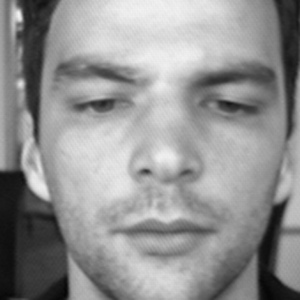
#> input picture Lab - 6 HOG/Mari/BioID_F1_1.jpg, 300 x 300 px, found by its file name; its folder holds only this picture in this run
$ jupyter execute --allow-errors Model_colocviu_1.ipynb
#> lines starting #> are read from the running program, lines starting #| are printed output that depends on the picture
[cell 1]
import numpy as np
from skimage import io, color, measure
import matplotlib.pyplot as plt
from scipy import signal
import matplotlib.pyplot as plt
import math
import os
from skimage.transform.integral import integral_image

[cell 2]
# Ex 1 (20p)

[cell 3]
def hog(imagine, tip_nucleu, threshhold):

    #PARAMTERS: imagine,tip_nucleu, threshhold
    #RETURN: GV,GH,histograma gradientilor orientati
    h,w = np.shape(imagine)

    # calculul gradientilor Gh si GV in functie de fiecare nucleu
    if(tip_nucleu ==1):
        Gh = -imagine[0:h-1,0:w-1] -2*imagine[0:h-1,1:w] +imagine[1:h,0:w-1] + 2*imagine[1:h,1:w]
        Gv = -imagine[0:h-1,0:w-1]  -2*imagine[1:h,0:w-1] +imagine[0:h-1,1:w] + 2*imagine[1:h,1:w]

    # calcul magnitudine si orientare folosind Gh si Gv
    # puteti folosi math.sqrt si math.atan
    # daca folositi math.atan trebuie sa treceti din [-pi/2,i/2] in [0,pi]
    Mg = np.sqrt(Gh**2 + Gv**2)
    O = np.arctan(Gv/(Gh+0.001)) * (180 / math.pi)

    #vectorizare magnitudine si gradienti\
    Mg = Mg.flatten()
    O = O.flatten()

    #anularea orientarilor pentru care magnitudinea este mai mica ca pragul ales
    # altfel spus vreau sa raman in vectorul de orientari doar cu pozitile valorilor
    # pentru care magnitudinea este mai mica decat T
    O[Mg < threshhold] = 1800
    O = O[O != 1800]

    #calculez histograma de orientari pt 9 bins cu np.histogram
    histograma = np.histogram(O, bins=4)[0]
    # print(histograma)

    #normez histograma la suma elementelor si adun si un epsilon ca sa
    #evit situatia in care impart la 0 (blocul contine o regiune uniforma)
    histograma = histograma / (np.sum(histograma) + 1e-5)

    return Gh, Gv, histograma

[cell 4]
# (optional, pentru testare hog)
mask=np.array( [[2,1,1,1,1,1,2],
                [2,4,4,1,4,4,2],
                [1,1,1,0,1,1,1],
                [0,1,1,0,1,1,0],
                [0,1,1,1,1,1,0],
                [0,1,1,2,1,1,0],
                [0,1,1,1,1,1,0]])

def calc_descriptori_hog_poze(poze, path='Lab - 6 HOG/Mari'):

    # poze = os.listdir('Mari')
#> called with path = 'Lab - 6 HOG/Mari'
    descriptori_hog=np.zeros([len(poze),4*49])

    for k, poza in enumerate(poze):
        img = io.imread(os.path.join(path, poza))
#> img is the input picture: shape (300, 300, 3); min 5, max 243, mean 146
        img = color.rgb2gray(img)  # Convert to grayscale if needed
#> img: shape (300, 300) float64
        H,W=np.shape(img)
#> H = 300; W = 300
        step = math.ceil(img.shape[0]/7)
#> step = 43
        list_hist = []

        for i in range(0, H, step):
            for j in range(0, W, step):

                fer = img[i:i+step, j:j+step]

                #calculez histograma ferestrei curente si o inmultesc cu masca
                hist_hog = hog(fer,1,0.05)[2]
                hist_norm = hist_hog*mask[i//step,j//step]

                #pun histograma in lista
                list_hist.append(hist_norm)
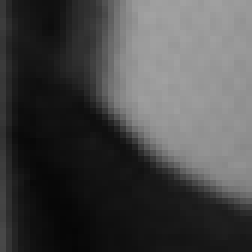
#> fer: shape (42, 42) float64 (shown 6 times larger); min 0.0235, max 0.635, mean 0.281
#> after the loop, list_hist = 49 items, first 6: [0.884, 0.164, 0.195, 0.756], [0.291, 0.0806, 0.0906, 0.538], [0.438, 0.229, 0.112, 0.221], [0.474, 0.247, 0.105, 0.174], [0.348, 0.34, 0.154, 0.158], [0.524, 0.201, 0.0714, 0.204]

        list_hist = np.array(list_hist)
#> list_hist = 49 rows, first 6: [0.884, 0.164, 0.195, 0.756], [0.291, 0.0806, 0.0906, 0.538], [0.438, 0.229, 0.112, 0.221], [0.474, 0.247, 0.105, 0.174], [0.348, 0.34, 0.154, 0.158], [0.524, 0.201, 0.0714, 0.204]
        descriptori_hog[k,:]=list_hist.flatten()

    return descriptori_hog

def eucdist(vector1, vector2):
    return np.sqrt(np.sum((vector1 - vector2) ** 2))

def calc_distante_descriptori(descriptori):
    nr_imagini = descriptori.shape[0]
    distante = np.zeros((nr_imagini, nr_imagini))

    for i in range(nr_imagini):
        for j in range(i+1, nr_imagini):
            dist = eucdist(descriptori[i], descriptori[j])
            distante[i, j] = dist
            distante[j, i] = dist

    return distante

def calc_nr_fete_similare_dist(distante):

    nr_fete=0

    calc_fete = np.argsort(distante)
    calc_fete_primele3coloane = np.sort(calc_fete[:,:3])
    print(calc_fete_primele3coloane)

    posibile = ['012','345','678','91011']

    for i in range(calc_fete_primele3coloane.shape[0]):
        string = ''
        for j in range(3):
            string+= str(calc_fete_primele3coloane[i,j])
        if string in posibile:
            nr_fete += 1

    print("Nr. fete gasite din 12 = ", nr_fete)
    print("Acuratetea =", (nr_fete/12)*100)
    print('Rata de clasificare ',nr_fete/12)

    return nr_fete

poze = os.listdir('Lab - 6 HOG/Mari')

descriptori_hog = calc_descriptori_hog_poze(poze, path='Lab - 6 HOG/Mari')

distante = calc_distante_descriptori(descriptori_hog)

# afisez matricea de distante
plt.imshow(distante, cmap='hot', interpolation='nearest')
plt.colorbar()
plt.title('Matricea de distante euclidiene')
plt.show()
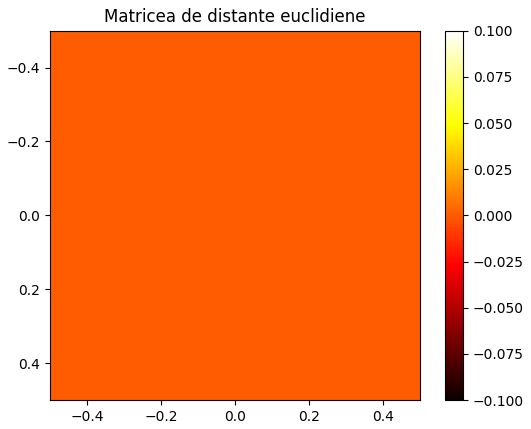
#> figure drawn by matplotlib, 2 panels

#> (the rest of this cell did not finish here and is left out)

$ run again, on Lab - 6 HOG/Mari/BioID_F2_2.jpg
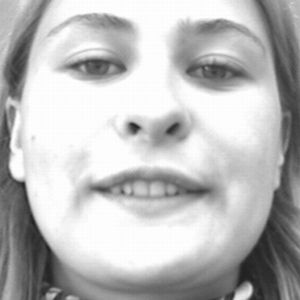
#> input picture Lab - 6 HOG/Mari/BioID_F2_2.jpg, 300 x 300 px, found by its file name
#> in calc_descriptori_hog_poze, img is the input picture: shape (300, 300, 3); min 31, max 255, mean 185.9
#> img: shape (300, 300) float64
#> after the loop in calc_descriptori_hog_poze, `for i in range(0, H, step):`:
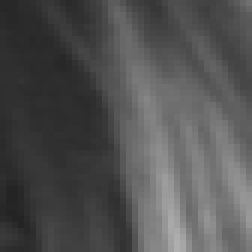
#> fer: shape (42, 42) float64 (shown 6 times larger); min 0.141, max 0.686, mean 0.319
#> after the loop in calc_descriptori_hog_poze, `for i in range(0, H, step):`: list_hist = 49 items, first 6: [0.196, 0.0809, 0.382, 1.34], [0.071, 0.147, 0.451, 0.331], [0.134, 0.596, 0.215, 0.0551], [0.369, 0.136, 0.104, 0.391], [0.0725, 0.19, 0.441, 0.297], [0.309, 0.394, 0.245, 0.052]
#> in calc_descriptori_hog_poze, `list_hist = np.array(list_hist)`: list_hist = 49 rows, first 6: [0.196, 0.0809, 0.382, 1.34], [0.071, 0.147, 0.451, 0.331], [0.134, 0.596, 0.215, 0.0551], [0.369, 0.136, 0.104, 0.391], [0.0725, 0.19, 0.441, 0.297], [0.309, 0.394, 0.245, 0.052]

$ run again, on Lab - 6 HOG/Mari/BioID_F2_3.jpg
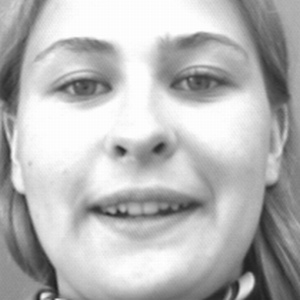
#> input picture Lab - 6 HOG/Mari/BioID_F2_3.jpg, 300 x 300 px, found by its file name
#> in calc_descriptori_hog_poze, img is the input picture: shape (300, 300, 3); min 31, max 255, mean 182.5
#> img: shape (300, 300) float64
#> after the loop in calc_descriptori_hog_poze, `for i in range(0, H, step):`:
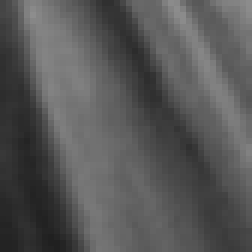
#> fer: shape (42, 42) float64 (shown 6 times larger); min 0.129, max 0.553, mean 0.342
#> after the loop in calc_descriptori_hog_poze, `for i in range(0, H, step):`: list_hist = 49 items, first 6: [0.27, 0.0846, 0.294, 1.35], [0.146, 0.152, 0.371, 0.33], [0.0197, 0.105, 0.763, 0.112], [0.092, 0.282, 0.337, 0.288], [0.139, 0.294, 0.475, 0.0914], [0.634, 0.259, 0.0322, 0.0748]
#> in calc_descriptori_hog_poze, `list_hist = np.array(list_hist)`: list_hist = 49 rows, first 6: [0.27, 0.0846, 0.294, 1.35], [0.146, 0.152, 0.371, 0.33], [0.0197, 0.105, 0.763, 0.112], [0.092, 0.282, 0.337, 0.288], [0.139, 0.294, 0.475, 0.0914], [0.634, 0.259, 0.0322, 0.0748]

$ run again, on Lab - 6 HOG/Mari/BioID_F3_1.jpg
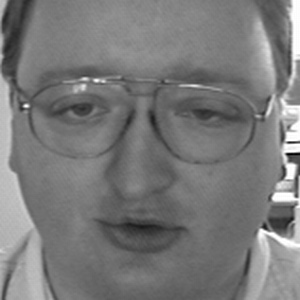
#> input picture Lab - 6 HOG/Mari/BioID_F3_1.jpg, 300 x 300 px, found by its file name
#> in calc_descriptori_hog_poze, img is the input picture: shape (300, 300, 3); min 0, max 255, mean 121.2
#> img: shape (300, 300) float64
#> after the loop in calc_descriptori_hog_poze, `for i in range(0, H, step):`:
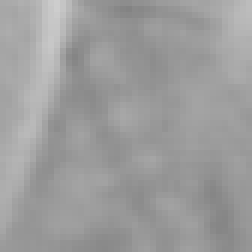
#> fer: shape (42, 42) float64 (shown 6 times larger); min 0.518, max 0.804, mean 0.615
#> after the loop in calc_descriptori_hog_poze, `for i in range(0, H, step):`: list_hist = 49 items, first 6: [0.295, 0.0306, 0.0764, 1.6], [0.214, 0.393, 0.286, 0.107], [0.367, 0.418, 0.139, 0.0759], [0.416, 0.212, 0.161, 0.212], [0.269, 0.478, 0.119, 0.134], [0.385, 0.0872, 0.0872, 0.441]
#> in calc_descriptori_hog_poze, `list_hist = np.array(list_hist)`: list_hist = 49 rows, first 6: [0.295, 0.0306, 0.0764, 1.6], [0.214, 0.393, 0.286, 0.107], [0.367, 0.418, 0.139, 0.0759], [0.416, 0.212, 0.161, 0.212], [0.269, 0.478, 0.119, 0.134], [0.385, 0.0872, 0.0872, 0.441]

$ run again, on Lab - 6 HOG/Mari/BioID_F1_2.jpg
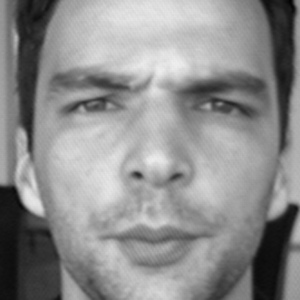
#> input picture Lab - 6 HOG/Mari/BioID_F1_2.jpg, 300 x 300 px, found by its file name
#> in calc_descriptori_hog_poze, img is the input picture: shape (300, 300, 3); min 2, max 239, mean 141
#> img: shape (300, 300) float64
#> after the loop in calc_descriptori_hog_poze, `for i in range(0, H, step):`:
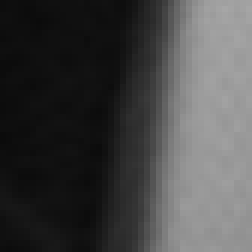
#> fer: shape (42, 42) float64 (shown 6 times larger); min 0.0431, max 0.651, mean 0.27
#> after the loop in calc_descriptori_hog_poze, `for i in range(0, H, step):`: list_hist = 49 items, first 6: [0.935, 0.0865, 0.127, 0.851], [0.231, 0.041, 0.0863, 0.642], [0.386, 0.299, 0.0964, 0.219], [0.336, 0.365, 0.164, 0.135], [0.399, 0.32, 0.139, 0.142], [0.612, 0.205, 0.0599, 0.123]
#> in calc_descriptori_hog_poze, `list_hist = np.array(list_hist)`: list_hist = 49 rows, first 6: [0.935, 0.0865, 0.127, 0.851], [0.231, 0.041, 0.0863, 0.642], [0.386, 0.299, 0.0964, 0.219], [0.336, 0.365, 0.164, 0.135], [0.399, 0.32, 0.139, 0.142], [0.612, 0.205, 0.0599, 0.123]
